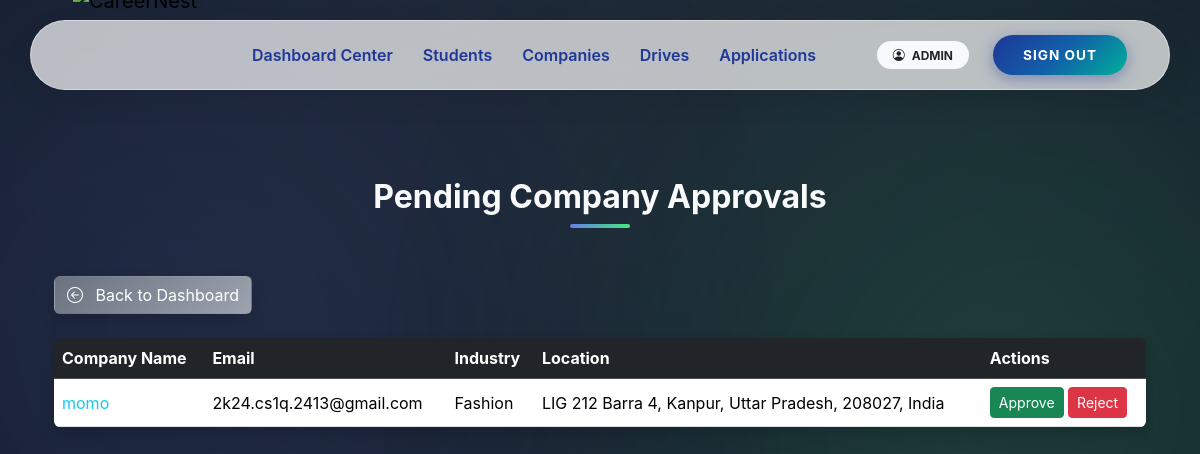
/admin/companies/pending (signed in), run on an earlier commit of the app's database.
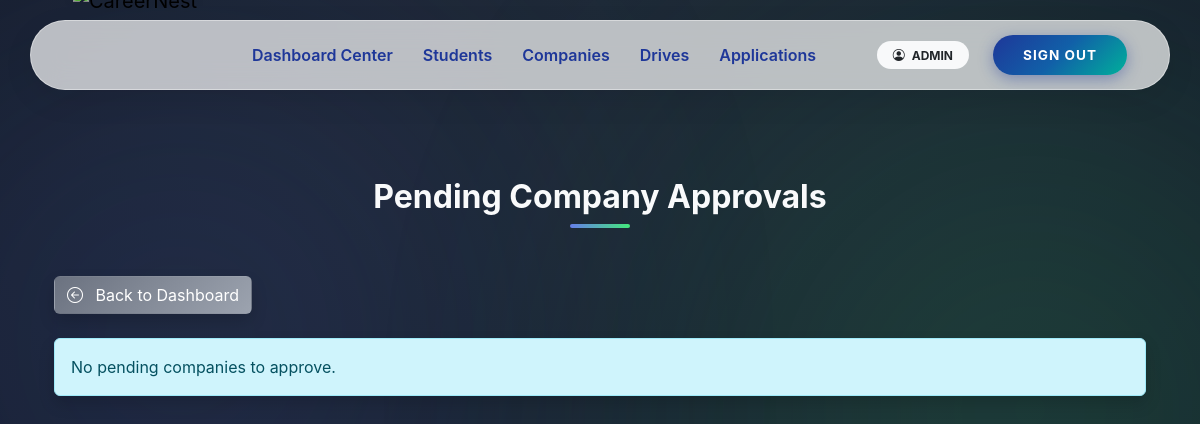
And on a later commit of the database.
### app/models.py (models this page shows, shortened)
class User(UserMixin, db.Model):
    __tablename__ = "users"
    user_id = db.Column(db.Integer, primary_key=True)
    email = db.Column(db.String(120), unique=True, nullable=False)
    password_hash = db.Column(db.String(255), nullable=False)
    role = db.Column(db.String(20), nullable=False)
    is_active = db.Column(db.Boolean, default=True)
    is_approved = db.Column(db.Boolean, default=False)
    is_blacklisted = db.Column(db.Boolean, default=False)
    created_at = db.Column(db.DateTime, default=datetime.utcnow)
    student = db.relationship(
        "Student",
        back_populates="user",
        uselist=False,
        cascade="all, delete-orphan"
    )
    company = db.relationship(
        "Company",
        back_populates="user",
        uselist=False,
        cascade="all, delete-orphan"
    )
    admin = db.relationship(
        "Admin",
        back_populates="user",
        uselist=False,
        cascade="all, delete-orphan"
    )

class Company(db.Model):
    __tablename__ = "companies"
    user_id = db.Column(
        db.Integer,
        db.ForeignKey("users.user_id", ondelete="CASCADE"),
        primary_key=True
    )
    company_name = db.Column(db.String(150), nullable=False)
    industry = db.Column(db.String(100))
    location = db.Column(db.String(200))
    website = db.Column(db.String(200))
    contact_person = db.Column(db.String(100))
    contact_phone = db.Column(db.String(20))
    description = db.Column(db.Text)
    user = db.relationship("User", back_populates="company")
    drives = db.relationship(
        "PlacementDrive",
        back_populates="company",
        cascade="all, delete-orphan"
    )

### app/admin/routes.py (the view)
@admin_bp.route('/companies/pending')
@login_required
@role_required('admin')
def pending_companies():
    companies = User.query.filter_by(role='company', is_approved=False).all()
    return render_template('admin/pending_companies.html', companies=companies)

### app/utils.py (called while the page is built)
def role_required(required_role):
    def decorator(f):
        @wraps(f)
        def decorated_function(*args, **kwargs):
            if not current_user.is_authenticated:
                abort(401)
            if current_user.role != required_role:
                abort(403)
            if required_role in ["student", "company"] and not current_user.is_approved:
                abort(403)
            if current_user.is_blacklisted:
                abort(403)
            return f(*args, **kwargs)
        return decorated_function
    return decorator

### app/templates/admin/pending_companies.html (shortened to what this page needs)
{% extends 'base.html' %}
{% block content %}
<div class="dashboard-bg">
  <div class="container position-relative">
    <h2 class="section-heading text-center mb-5">Pending Company Approvals</h2>
    <a href="{{ url_for('admin.dashboard') }}" class="btn btn-gradient-secondary mb-4 shadow hover-glow text-white">
      <i class="bi bi-arrow-left-circle me-2"></i> Back to Dashboard
    </a>
    {% if companies %}
    <div class="table-responsive shadow rounded">
      <table class="table table-hover align-middle mb-0 text-white">
        <thead class="table-dark">
          <tr>
            <th>Company Name</th>
            <th>Email</th>
            <th>Industry</th>
            <th>Location</th>
            <th>Actions</th>
          </tr>
        </thead>
        <tbody>
          {% for company in companies %}
          <tr>
            <td>
              <a href="{{ url_for('admin.company_detail', user_id=company.user_id) }}" class="text-info text-decoration-none">
                {{ company.company.company_name if company.company else 'N/A' }}
              </a>
            </td>
            <td>{{ company.email }}</td>
            <td>{{ company.company.industry if company.company else 'N/A' }}</td>
            <td>{{ company.company.location if company.company else 'N/A' }}</td>
            <td>
              <form action="{{ url_for('admin.approve_company', user_id=company.user_id) }}" method="POST" style="display:inline;">
                <button type="submit" class="btn btn-success btn-sm hover-glow">Approve</button>
              </form>
              <form action="{{ url_for('admin.reject_company', user_id=company.user_id) }}" method="POST" style="display:inline;">
                <button type="submit" class="btn btn-danger btn-sm hover-glow">Reject</button>
              </form>
            </td>
          </tr>
          {% endfor %}
        </tbody>
      </table>
    </div>
    {% else %}
    <div class="alert alert-info shadow rounded">No pending companies to approve.</div>
    {% endif %}
  </div>
</div>
{% endblock %}

What changed in the data, as far as the page shows it:
removed User: company "momo", email "2k24.cs1q.2413@gmail.com", company "Fashion", company "LIG 212 Barra 4, Kanpur, Uttar Pradesh, 208027, India"
Also different on the page:
text no longer shown: "Company Name Email Industry Location Actions"
text now shown: "No pending companies to approve."
